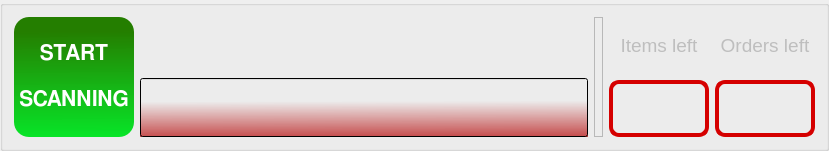
         <widget class="QGroupBox" name="scanning_groupBox">
          <property name="enabled">
           <bool>false</bool>
          </property>
          <property name="maximumSize">
           <size>
            <width>16777215</width>
            <height>140</height>
           </size>
          </property>
          <property name="title">
           <string/>
          </property>
          <property name="alignment">
           <set>Qt::AlignCenter</set>
          </property>
          <layout class="QHBoxLayout" name="horizontalLayout_28">
           <item>
            <widget class="QPushButton" name="start_pushButton">
             <property name="enabled">
              <bool>false</bool>
             </property>
             <property name="sizePolicy">
              <sizepolicy hsizetype="Minimum" vsizetype="Fixed">
               <horstretch>0</horstretch>
               <verstretch>0</verstretch>
              </sizepolicy>
             </property>
             <property name="minimumSize">
              <size>
               <width>120</width>
               <height>120</height>
              </size>
             </property>
             <property name="maximumSize">
              <size>
               <width>120</width>
               <height>120</height>
              </size>
             </property>
             <property name="font">
              <font>
               <family>FreeSans</family>
               <pointsize>16</pointsize>
               <weight>75</weight>
               <italic>false</italic>
               <bold>true</bold>
              </font>
             </property>
             <property name="autoFillBackground">
              <bool>false</bool>
             </property>
             <property name="styleSheet">
              <string notr="true">QPushButton{
	background-color: qlineargradient(spread:pad, x1:0.503, y1:0, x2:0.513, y2:1, stop:0.120192 rgba(36, 126, 0, 255), stop:1 rgba(0, 229, 33, 246));
border-radius: 15px;
color: white}
QPushButton:disabled{	
	background-image:url(:/glossy_buttons/glossy_button.png);
	background-position: center center;
}
</string>
             </property>
             <property name="inputMethodHints">
              <set>Qt::ImhNone</set>
             </property>
             <property name="text">
              <string>START

SCANNING</string>
             </property>
             <property name="checkable">
              <bool>true</bool>
             </property>
             <property name="checked">
              <bool>false</bool>
             </property>
             <property name="autoRepeat">
              <bool>false</bool>
             </property>
             <property name="default">
              <bool>false</bool>
             </property>
            </widget>
           </item>
           <item alignment="Qt::AlignHCenter|Qt::AlignBottom">
            <widget class="QLineEdit" name="barcode_scan_lineEdit">
             <property name="enabled">
              <bool>false</bool>
             </property>
             <property name="sizePolicy">
              <sizepolicy hsizetype="Preferred" vsizetype="Fixed">
               <horstretch>0</horstretch>
               <verstretch>0</verstretch>
              </sizepolicy>
             </property>
             <property name="font">
              <font>
               <family>FreeSans</family>
               <pointsize>36</pointsize>
               <weight>75</weight>
               <italic>false</italic>
               <bold>true</bold>
              </font>
             </property>
             <property name="cursor">
              <cursorShape>WaitCursor</cursorShape>
             </property>
             <property name="styleSheet">
              <string notr="true">QLineEdit:disabled{
	background-color: qlineargradient(spread:pad, x1:0.508338, y1:0, x2:0.527, y2:1, stop:0.391304 rgba(255, 0, 0, 0), stop:1 rgba(179, 0, 0, 173));
	color:white
}
QLineEdit:enabled{
background-color: qlineargradient(spread:pad, x1:0.508338, y1:0, x2:0.517, y2:1, stop:0.391304 rgba(255, 0, 0, 0), stop:1 rgba(20, 80, 0, 255));
}</string>
             </property>
             <property name="text">
              <string/>
             </property>
             <property name="alignment">
              <set>Qt::AlignCenter</set>
             </property>
             <property name="clearButtonEnabled">
              <bool>false</bool>
             </property>
            </widget>
           </item>
           <item>
            <widget class="QLabel" name="barcode_label">
             <property name="sizePolicy">
              <sizepolicy hsizetype="Fixed" vsizetype="Preferred">
               <horstretch>0</horstretch>
               <verstretch>0</verstretch>
              </sizepolicy>
             </property>
             <property name="maximumSize">
              <size>
               <width>500</width>
               <height>120</height>
              </size>
             </property>
             <property name="frameShape">
              <enum>QFrame::StyledPanel</enum>
             </property>
             <property name="frameShadow">
              <enum>QFrame::Raised</enum>
             </property>
             <property name="lineWidth">
              <number>2</number>
             </property>
             <property name="text">
              <string/>
             </property>
             <property name="scaledContents">
              <bool>true</bool>
             </property>
             <property name="alignment">
              <set>Qt::AlignRight|Qt::AlignTrailing|Qt::AlignVCenter</set>
             </property>
            </widget>
           </item>
           <item>
            <layout class="QGridLayout" name="counters_gridLayout" rowstretch="0,0">
             <item row="0" column="1">
              <widget class="QLabel" name="orders_left_descr_label">
               <property name="font">
                <font>
                 <pointsize>14</pointsize>
                 <weight>50</weight>
                 <italic>false</italic>
                 <bold>false</bold>
                </font>
               </property>
               <property name="text">
                <string>Orders left</string>
               </property>
               <property name="alignment">
                <set>Qt::AlignCenter</set>
               </property>
              </widget>
             </item>
             <item row="0" column="0">
              <widget class="QLabel" name="items_left_descr_label">
               <property name="font">
                <font>
                 <pointsize>14</pointsize>
                 <weight>50</weight>
                 <italic>false</italic>
                 <bold>false</bold>
                </font>
               </property>
               <property name="styleSheet">
                <string notr="true"/>
               </property>
               <property name="text">
                <string>Items left</string>
               </property>
               <property name="alignment">
                <set>Qt::AlignCenter</set>
               </property>
              </widget>
             </item>
             <item row="1" column="1">
              <widget class="QLabel" name="orders_left_label">
               <property name="minimumSize">
                <size>
                 <width>100</width>
                 <height>0</height>
                </size>
               </property>
               <property name="font">
                <font>
                 <pointsize>16</pointsize>
                 <weight>75</weight>
                 <italic>true</italic>
                 <bold>true</bold>
                </font>
               </property>
               <property name="styleSheet">
                <string notr="true">border: 4px solid rgb(213, 0, 0);
border-radius: 10px;
</string>
               </property>
               <property name="text">
                <string/>
               </property>
               <property name="alignment">
                <set>Qt::AlignCenter</set>
               </property>
              </widget>
             </item>
             <item row="1" column="0">
              <widget class="QLabel" name="items_left_label">
               <property name="minimumSize">
                <size>
                 <width>100</width>
                 <height>0</height>
                </size>
               </property>
               <property name="font">
                <font>
                 <pointsize>16</pointsize>
                 <weight>75</weight>
                 <italic>true</italic>
                 <bold>true</bold>
                </font>
               </property>
               <property name="styleSheet">
                <string notr="true">border: 4px solid rgb(213, 0, 0);
border-radius: 10px;
</string>
               </property>
               <property name="text">
                <string/>
               </property>
               <property name="alignment">
                <set>Qt::AlignCenter</set>
               </property>
              </widget>
             </item>
            </layout>
           </item>
          </layout>
         </widget>
